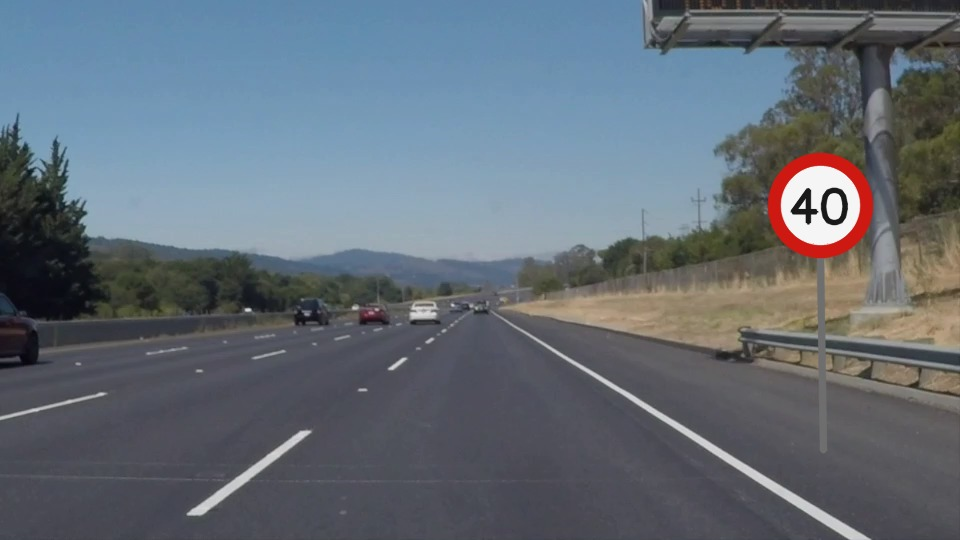
#> input picture Ex3/dados/rua_01.jpg, 960 x 540 px
$ python -i ex3_itemA.py   (imports and definitions only)
#> lines starting #> are read from the running program, lines starting #| are printed output that depends on the picture; after the words box and inside, x2 and y2 are one past the last pixel; in counts of white or black regions, pixels touching at a corner belong together
#> further down, picture is the input picture: shape (540, 960, 3); mean B, G, R 118.3, 108.6, 99.3
from pathlib import Path
import csv
import cv2
import numpy as np

BASE = Path(__file__).resolve().parent
DADOS = BASE / "dados"
SAIDA = BASE / "saidas" / "itemA"
# [1 line not run here, left out]

CONFIGURACOES = {
    "sensivel": {
        "dp": 1.0, "minDist": 25,
        "param1": 100, "param2": 20
    },
    "intermediaria": {
        "dp": 1.2, "minDist": 35,
        "param1": 135, "param2": 32
    },
    "conservadora": {
        "dp": 1.5, "minDist": 50,
        "param1": 160, "param2": 45
    }
}

RAIO_MIN = 8
RAIO_MAX = 100

# Limites iniciais para as imagens utilizadas.
MIN_SUPORTE_BORDA = 0.35
MIN_SUPORTE_VERMELHO = 0.30


def preparar_imagem(imagem):
    cinza = cv2.cvtColor(imagem, cv2.COLOR_BGR2GRAY)
    return cv2.GaussianBlur(cinza, (7, 7), 1.5)


# [169 lines left out: functions mascara_vermelha, pontos_circunferencia, suporte_circular, calcular_confianca, detectar_circulos, filtrar_circulos, not called in this run]


def detectar_linhas(imagem):
    altura, largura = imagem.shape[:2]
#> altura = 540; largura = 960

    cinza = cv2.cvtColor(
        imagem, cv2.COLOR_BGR2GRAY
    )
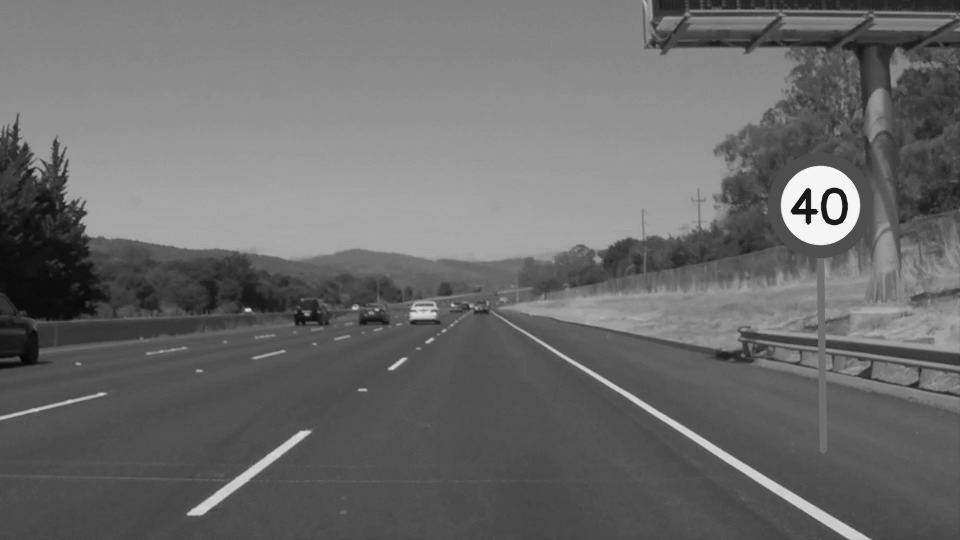
#> cinza: shape (540, 960); min 5, max 255, mean 106.9

    suave = cv2.GaussianBlur(
        cinza, (5, 5), 0
    )

    bordas = cv2.Canny(
        suave, 60, 150
    )
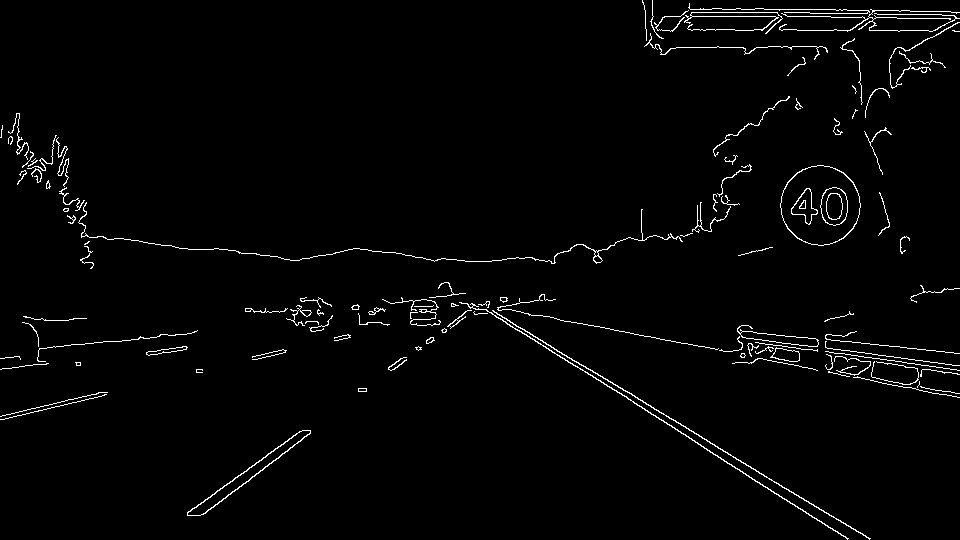
#> bordas: shape (540, 960); 2% white in thin lines or dots

    # Regiao de interesse: parte inferior da cena.
    mascara = np.zeros_like(bordas)

    poligono = np.array([[
        (0, altura - 1),
        (0, int(altura * 0.55)),
        (largura, int(altura * 0.55)),
        (largura - 1, altura - 1)
    ]], dtype=np.int32)

    cv2.fillPoly(mascara, poligono, 255)
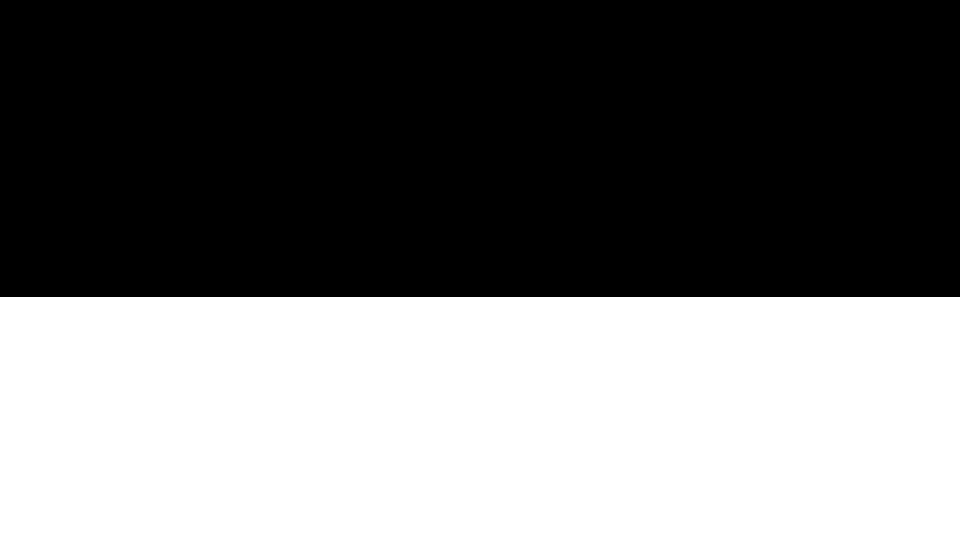
#> mascara: shape (540, 960); 45% white; 1 white region, box (x1, y1, x2, y2) and area: (0, 297, 960, 540) 233280

    bordas_roi = cv2.bitwise_and(
        bordas, mascara
    )
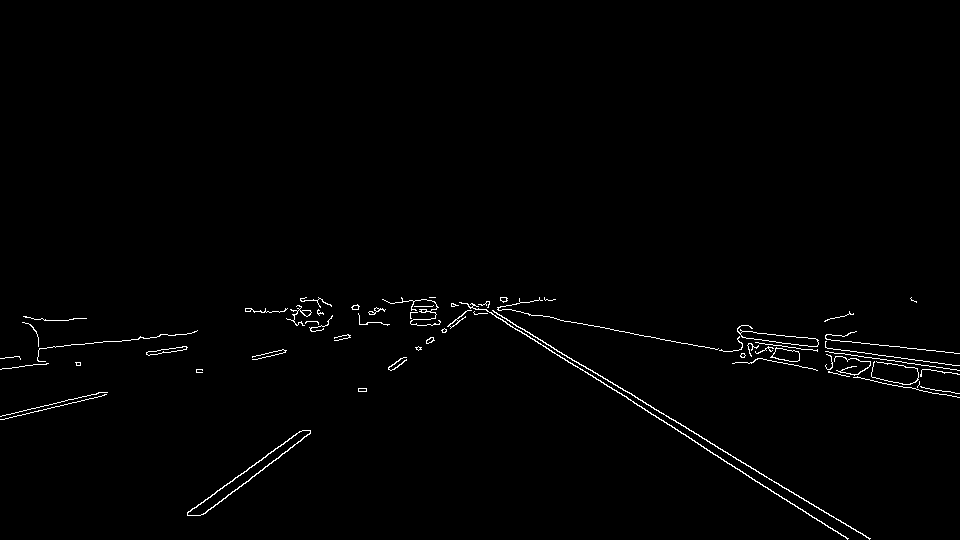
#> bordas_roi: shape (540, 960); 1% white in thin lines or dots, all inside (x1, y1, x2, y2) = (0, 297, 960, 540)

    linhas = cv2.HoughLinesP(
        bordas_roi,
        rho=1,
        theta=np.pi / 180,
        threshold=45,
        minLineLength=45,
        maxLineGap=30
    )
#> linhas = 41 rows, first 6: [479, 304, 870, 538], [484, 309, 706, 448], [471, 303, 681, 343], [483, 304, 873, 380], [187, 513, 300, 431], [737, 330, 957, 353]

    if linhas is None:
        return []

    resultado = []

    for linha in linhas.reshape(-1, 4):
        x1, y1, x2, y2 = map(int, linha)

        dx = abs(x2 - x1)
        dy = abs(y2 - y1)

        comprimento = np.hypot(dx, dy)

        if comprimento < 45:
            continue

        # Descarta segmentos quase horizontais.
        if dy < 0.35 * max(dx, 1):
            continue

        resultado.append((x1, y1, x2, y2))
#> this loop made 41 passes
#> (x1, y1, x2, y2, dx, dy, comprimento) on passes 1 to 12: (479, 304, 870, 538, 391, 234, 455.7), (484, 309, 706, 448, 222, 139, 261.9), (471, 303, 681, 343, 210, 40, 213.8), (483, 304, 873, 380, 390, 76, 397.3), (187, 513, 300, 431, 113, 82, 139.6), (737, 330, 957, 353, 220, 23, 221.2), (0, 416, 105, 392, 105, 24, 107.7), (704, 448, 848, 538, 144, 90, 169.8), (202, 514, 310, 433, 108, 81, 135), (737, 339, 959, 370, 222, 31, 224.2), (807, 345, 955, 365, 148, 20, 149.3), (39, 348, 194, 332, 155, 16, 155.8)
#> after the loop, resultado = [(479, 304, 870, 538), (484, 309, 706, 448), (187, 513, 300, 431), (704, 448, 848, 538), (202, 514, 310, 433), (492, 310, 698, 434), (358, 390, 475, 305), (752, 479, 847, 539), (698, 444, 745, 473), (360, 391, 489, 301)]

    return resultado


# [270 lines left out: functions desenhar_resultado, montar_painel, main, not called in this run]


# [2 lines not run here, left out]

>>> import cv2
>>> picture = cv2.imread('dados/rua_01.jpg')
>>> result = detectar_linhas(picture)
#> result has the same summary as resultado in detectar_linhas
